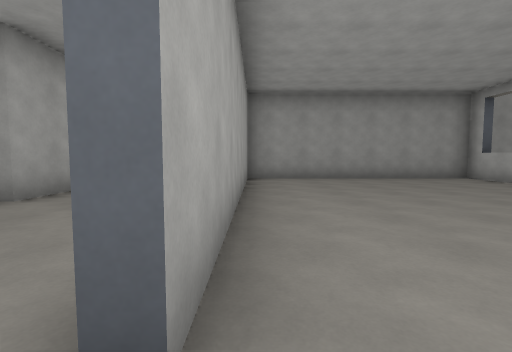
View 1 (above)

17 first-person views from a walk through a level from a Godot 3-D game. The camera is 1.3 m above the floor, tilts 4° down and sees 85° across. The floor is counted in squares, 2 m on a side. Each view is taken from the middle of a square. On the plan, view 1 faces up. The plan holds only what a view shows up to about 9 squares ahead; the rest is blank. The place goes on beyond the plan. Surface patterns are stand-ins for the level's own textures.

View 2
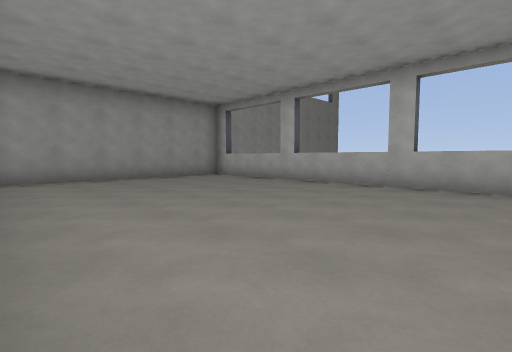

View 3
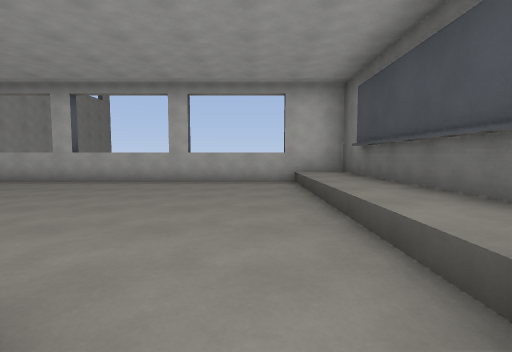

View 4
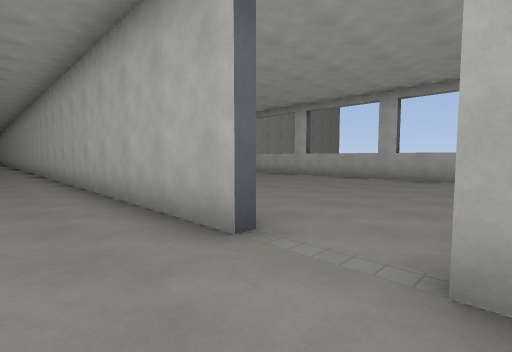

View 5
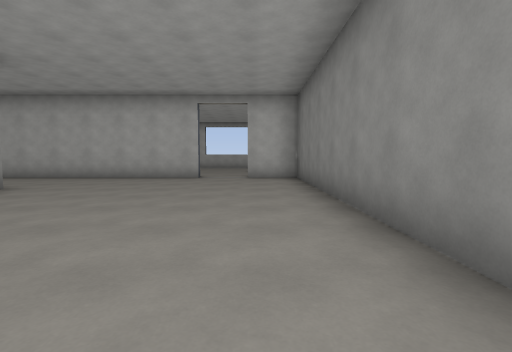

View 6
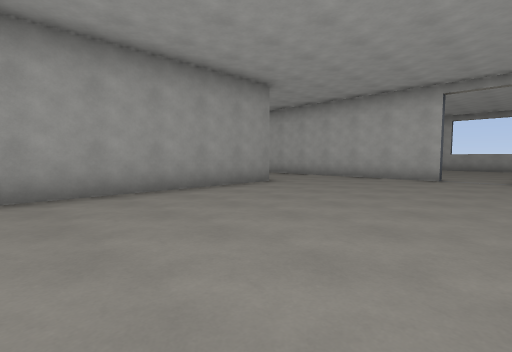

View 7
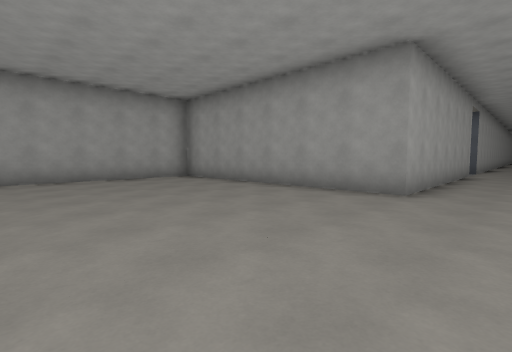

View 8
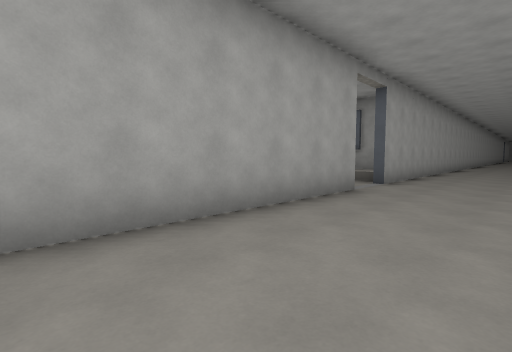

View 9
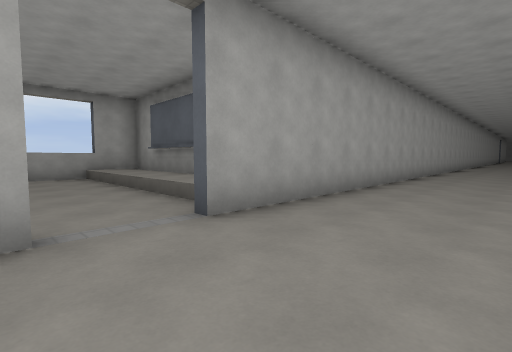

View 10
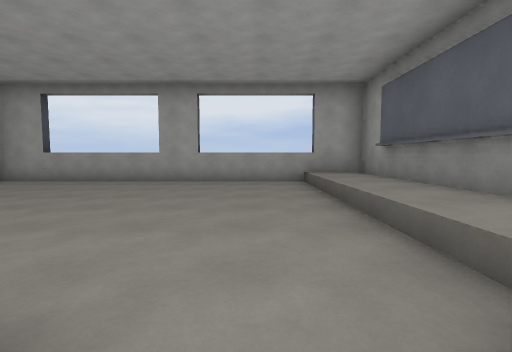

View 11
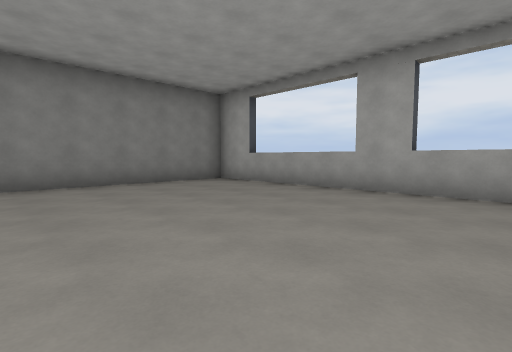

View 12
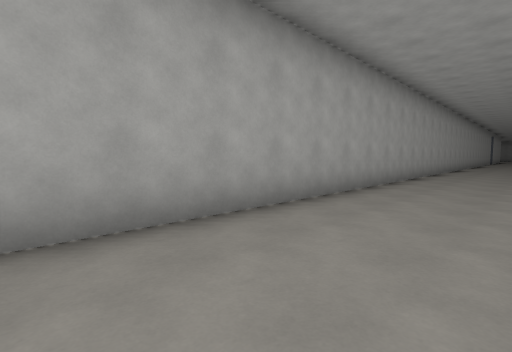

View 13
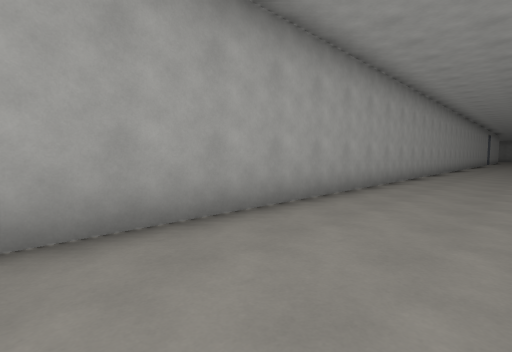

View 14
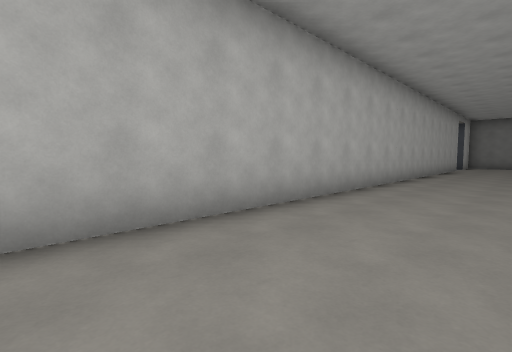

View 15
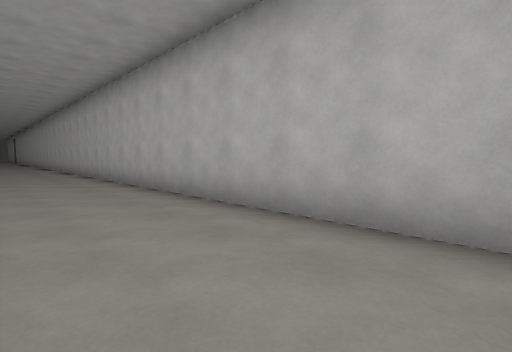

View 16
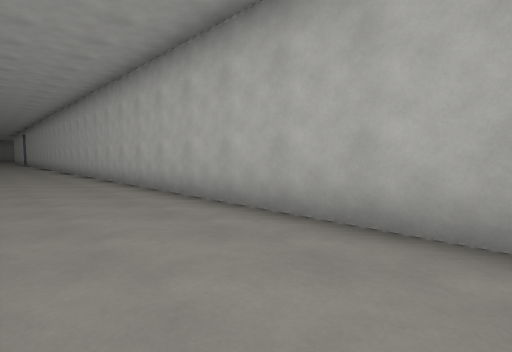

View 17
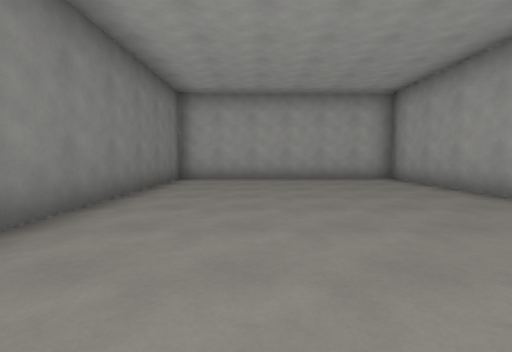

### Floor plan
Key: @ floor where view 1 was taken; # wall or solid block; . main floor; : floor 0.5 m higher than the main floor; / step, stairs or slope.
Columns run from 11 left of view 1 to 7 right of it. Each row starts with its distance up from view 1.
 31          ..
 30         ...#
 29        #...#
 28        #...#
 27        #...#
 26        #...#
 25        #...#
 24        #...#
 23        #...#
 22        #...#
 21        #...#
 20        #...#
 19        #...#
 18        #...#
 17        #...#
 16        #...#
 15        #...#
 14 ########...#
 13 #::::::#...#
 12 #......#...#
 11  ..........#
 10 #......#...#
  9 #......#...########
  8 #......#...#......#
  7  ......#...#......#
  6 #......#...#......#
  5 #......#...#......#
  4 ########...#......#
  3 #..........#......#
  2 #..........#......#
  1 #..........#......#
  0 #..........@......#
 -1 #..........#//////#
 -2 #..........######:#
 -3 ############    ###

Positions as (right, up) in squares from view 1, and headings:
1: (0, 0), facing up
2: (0, 0), facing up-right
3: (-1, 0), facing right
4: (-2, -1), facing up-right
5: (-9, -1), facing right
6: (-9, -1), facing up-right
7: (-2, -1), facing up-left
8: (-1, 5), facing up-left
9: (-1, 10), facing up-left
10: (-3, 11), facing left
11: (-5, 11), facing down-left
12: (-1, 17), facing up-left
13: (-1, 19), facing up-left
14: (-3, 16), facing down-right
15: (-3, 13), facing up-right
16: (-3, 20), facing up-right
17: (-2, 0), facing left
